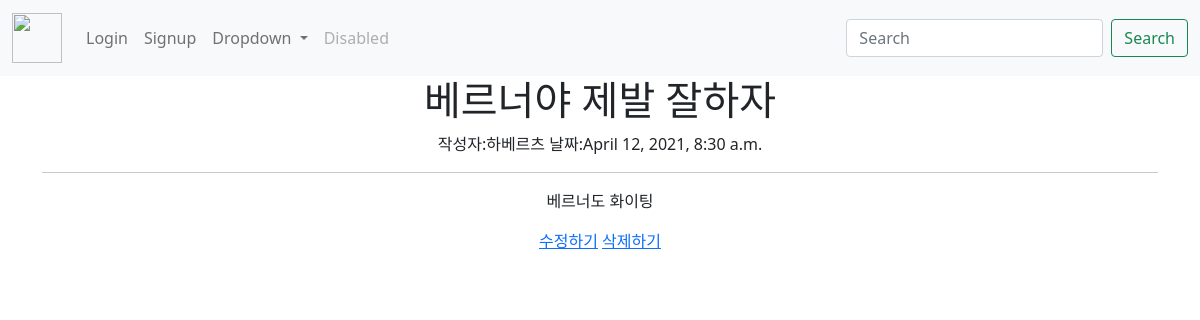
/blog/10, run on the app's committed database.
### blog/models.py (models this page shows, shortened)
class Blog(models.Model):
    title = models.CharField(max_length=200)
    writer = models.CharField(max_length=100)
    pub_date = models.DateTimeField()
    body = models.TextField()
    image = models.ImageField(upload_to = "blog/", blank = True, null = True)

### blog/views.py (the view)
# urls.py: path('<str:id>', detail, name="detail"),
def detail(request, id) :
    blog = get_object_or_404(Blog, pk = id)
    return render(request, 'detail.html', {'blog' : blog})

### blog/templates/detail.html (shortened to what this page needs)
{% extends 'basic.html' %}
{% block content %}
    <h1>{{blog.title}}</h1>
    <div>
        작성자:{{blog.writer}}
        날짜:{{blog.pub_date}}
    </div>
    <hr>
    <p>{{blog.body}}</p>
    <a href="{% url 'edit' blog.id%}">수정하기</a>
    <a href="{% url 'delete' blog.id%}">삭제하기</a>
{% endblock %}

### lionproject/templates/basic.html (style rules this page uses)
body { text-align: center; }

### data on the page
Blog: title "베르너야 제발 잘하자", writer "하베르츠", pub_date "April 12, 2021, 8:30 a.m.", body "베르너도 화이팅"
